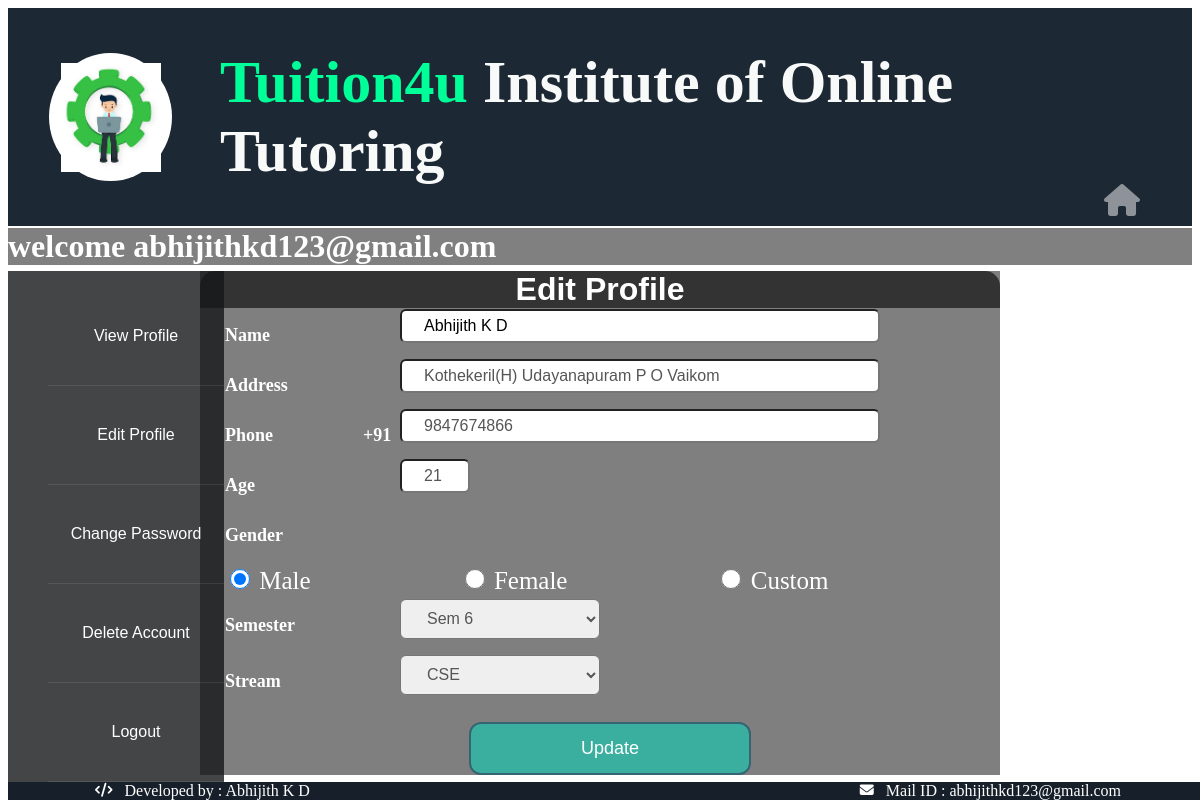
The page /pages/edit.php (signed in) on the database as committed earlier.
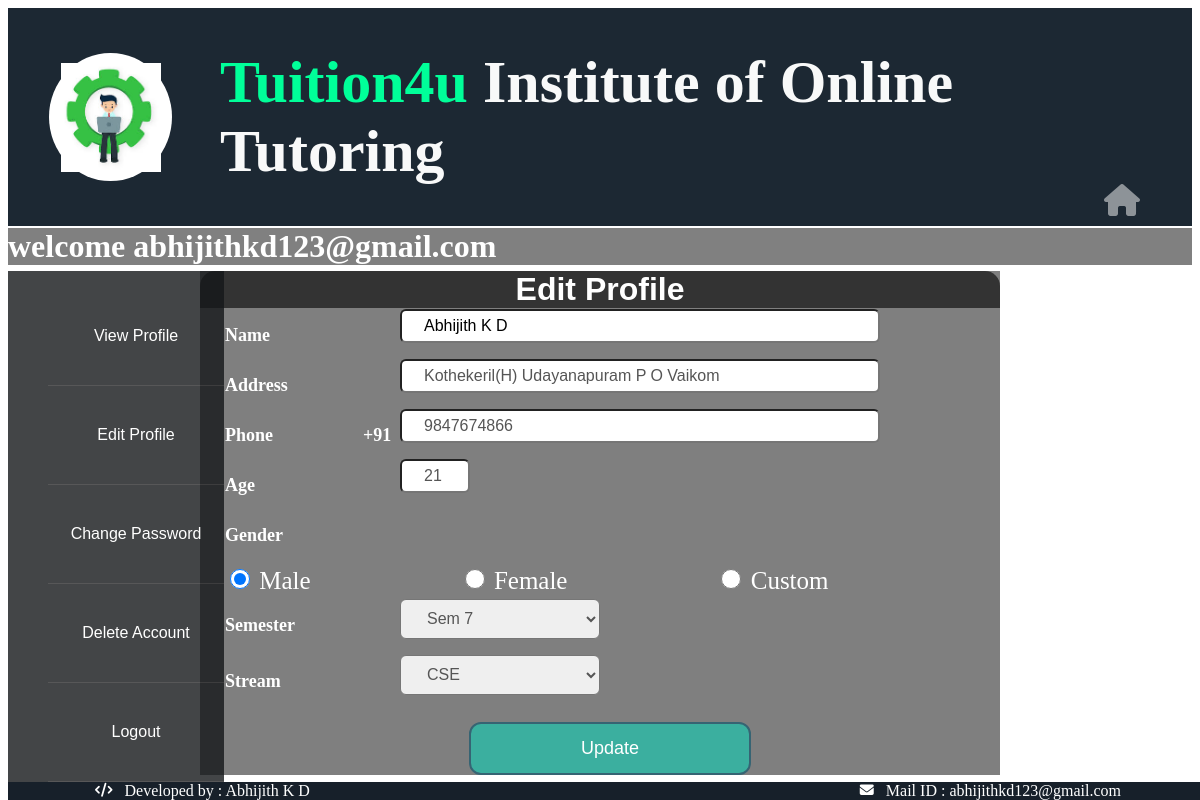
The same page on the database as committed later.
### tables this page shows
CREATE TABLE `student` (
  `email` varchar(25) NOT NULL,
  `name` varchar(25) NOT NULL,
  `address` varchar(50) NOT NULL,
  `phone` varchar(15) NOT NULL,
  `age` varchar(5) NOT NULL,
  `gender` varchar(10) NOT NULL,
  `sem` varchar(10) NOT NULL,
  `stream` varchar(10) NOT NULL,
  `password` varchar(25) NOT NULL
);

### pages/edit.php (the view, shortened to what this page needs)
<?php
    $con=mysqli_connect("localhost","root","");
    mysqli_select_db($con,"tuition");
    $email=$_SESSION["usrid"];
    $query = "SELECT * FROM student WHERE email = '$email'";
    $select = mysqli_query($con,$query);
    $result = mysqli_fetch_all($select, MYSQLI_ASSOC);
?>
<html>
<head>
</head>
    <body>
        <header>
            <div class="logo-wrapper">
                <img id="college_logo" src="../images/logo.jpg" alt="Logo">
            </div>
            <div class="title">
            <h1><span class="tuition">Tuition4u</span> Institute of Online Tutoring</h1>
            </div>
        </header>
        <div class="welcome">
                   <h1> <?php echo "welcome " . $email; ?></h1>
                   <div class="home"><a href="../index.php"><i class="fa fa-home fa-2x" id="homebtn"></i></a>
                    </div>
         </div>
        <nav id="nav" >
        <ul class="nav-links">
             <li><a class="nav-link" href="./user.php">View Profile</a></li>
            <li><a class="nav-link" href="./edit.php">Edit Profile</a></li>
            <li><a class="nav-link" href="./password.php">Change Password</a></li>
            <li><a class="nav-link" href="./delete.php">Delete Account</a></li>
            <li><a class="nav-link" href="../index.php">Logout</a></li>
        </ul>
        </nav>
        <main>
        <div class="editform">
                    <h1>
            Edit Profile</h1>
            </div>
            <div class="main">
            <form name="editf" method="post" onsubmit="edit(event)" >
            <h2 class="name">
            Name </h2>
            <input class="firstname" type="text" name="name" value="<?php echo $result[0]['name']; ?>">
            <h2 class="name">
            Address </h2>
            <input class="adddress" type="text" name="addr" value="<?php echo $result[0]['address']; ?>">
                        <h2 class="name">
            Phone&nbsp;&nbsp;&nbsp;&nbsp;&nbsp;&nbsp;&nbsp;&nbsp;&nbsp;
            &nbsp;&nbsp;&nbsp;&nbsp;&nbsp;&nbsp;&nbsp;&nbsp;&nbsp;&nbsp;+91</h2>
            <input class="phone" type="text"   maxlength="10" name="phone" value="<?php echo $result[0]['phone']; ?>">
            <h2 class="name">
            Age</h2>
            <input class="age" type="text" maxlength="2" name="age" value="<?php echo $result[0]['age']; ?>">
            <h2 class="name">
                Gender</h2>
                <label class="gender">
                    <input class="radio-one" type="radio" value="male" <?php echo ($result[0]['gender']=='male')?'checked':'' ?> name="gender">
                    Male
                </label>
                <label class="gender">
                    <input class="radio-two" type="radio" value="female" <?php echo ($result[0]['gender']=='female')?'checked':'' ?> name="gender">
                    Female
                </label>
                <label class="gender">
                    <input class="radio-two" type="radio" value="custom" <?php echo ($result[0]['gender']=='custom')?'checked':'' ?> name="gender">
                    Custom
                </label>
            <h2 class="name">Semester</h2>
            <select class="option" id="sem" name="sem" value="sem">
                            <option value="S6" <?php if ($result[0]['sem'] == 'S6')  echo 'selected = "selected"'; ?>>Sem 6</option>
                            <option value="S7" <?php if ($result[0]['sem'] == 'S7')  echo 'selected = "selected"'; ?>>Sem 7</option>
                        </select>
            <h2 class="name">Stream</h2>
            <select class="option" id="stream" name="stream" value="stream">
                            <option value="CSE" <?php if ($result[0]['stream'] == 'CSE')  echo 'selected = "selected"'; ?>>CSE</option>
                        </select>
                <center>
                        <input  type="submit" class="button"  value="Update" ></input>
                </center>
                    </form>
            </div>
        </main>
        <footer>
            <div id="footer">
                <div id="name"><i class="fa fa-code fa-sm"></i>&nbsp;&nbsp;  Developed by : <a target="_blank"
                        href="https://github.com/abhijithkd">Abhijith&nbsp;K D</a>
                </div>
                <div id="mail"><i class="fa fa-envelope fa-sm"></i>&nbsp;&nbsp; Mail ID : <a target="_blank"
                        href="mailto:abhijithkd123@gmail.com">abhijithkd123@gmail.com</a>
                </div>
        </footer>
    </body>
</html>

Rows that differ between the two databases and show on the page:
changed student "Abhijith K D": sem "Sem 6" → "Sem 7"
